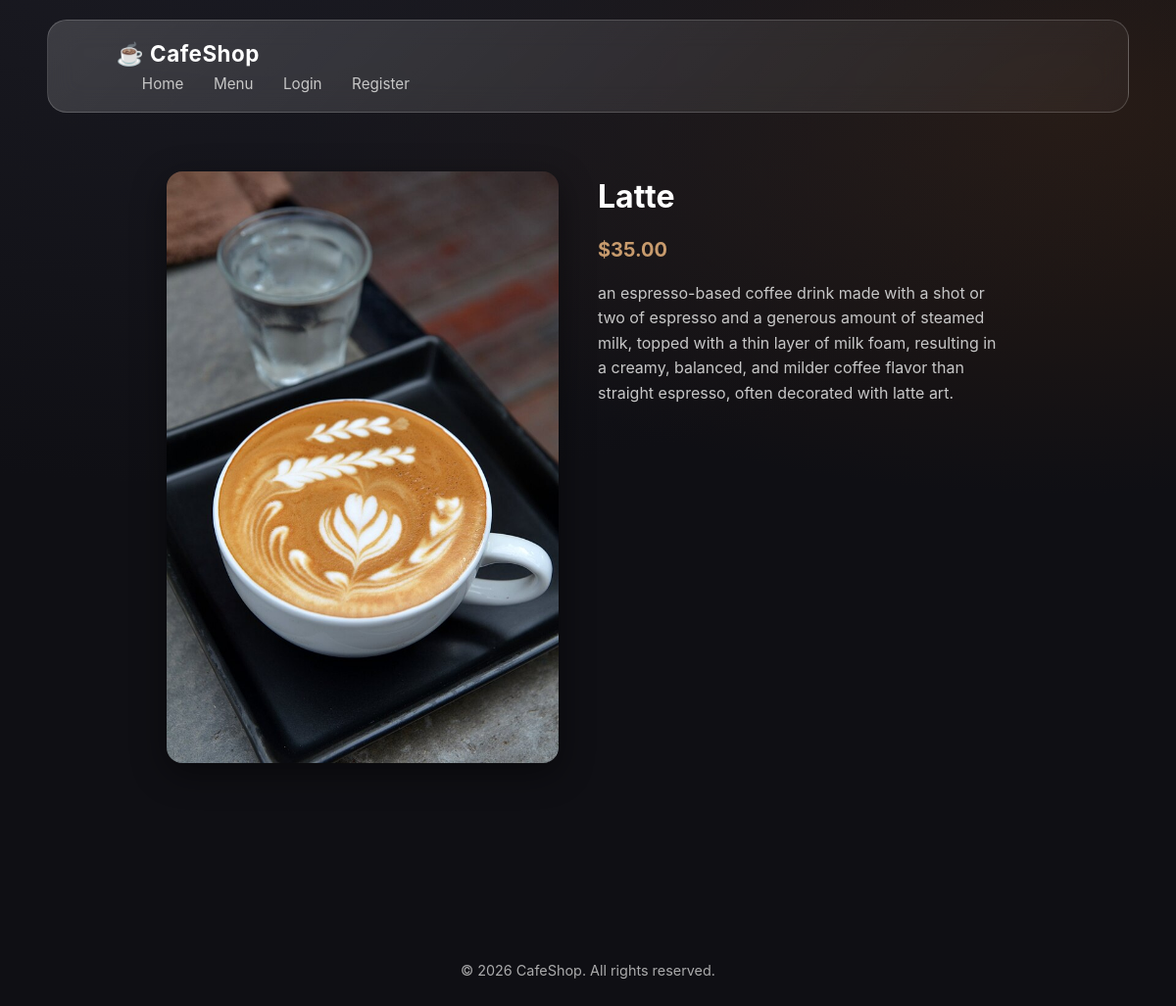
Page /details/3/ on the committed database.
### cafe/models.py (models this page shows, shortened)
class Coffee(models.Model):
    name = models.CharField(max_length=100)
    description = models.TextField()
    price = models.DecimalField(max_digits=5, decimal_places=2)
    image = models.ImageField(upload_to='coffees/')
    created_at = models.DateTimeField(auto_now_add=True)

### cafe/views.py (the view)
# urls.py: path("details/<int:id>/", views.details, name="details"),
def details(request, id):
    coffee = get_object_or_404(Coffee, id=id)
    return render(request, "cafe/details.html", {"coffee": coffee})

### cafe/templates/cafe/details.html
{% extends "cafe/base.html" %}
{% load static %}
{% block content %}
<section class="detail-page">
    <link rel="stylesheet" href="{% static 'cafe/details.css' %}">
    <div class="image-for-detail">
    <img src="{{ coffee.image.url }}" class="detail-img">
    </div>
    <div class="detail-info">
        <h1>{{ coffee.name }}</h1>
        <p class="price">${{ coffee.price }}</p>
        <p>{{ coffee.description }}</p>
    </div>
</section>
{% endblock %}

### cafe/static/cafe/main.css (style rules this page uses)
:root { --bg: #0f0f14; --surface: rgba(255, 255, 255, 0.08); --glass: rgba(255, 255, 255, 0.12); --border: rgba(255, 255, 255, 0.18); --primary: #c89b6d; --secondary: #6f4e37; --text-main: #f5f5f7; --text-muted: #b5b5bd; --radius-sm: 8px; --radius-md: 14px; --radius-lg: 22px; --blur: blur(18px); --transition: 0.35s cubic-bezier(.4,0,.2,1); --primary: #c89b6d; --secondary: #6f4e37; --bg-dark: #0f0f12; --bg-card: rgba(255,255,255,0.08); --text-main: #ffffff; --text-muted: #c7c7c7; --border: rgba(255,255,255,0.18); --radius-lg: 20px; --transition: all 0.45s ease; --blur: blur(14px); }
*, *::before, *::after { box-sizing: border-box; margin: 0; padding: 0; }
html { scroll-behavior: smooth; }
body { background: radial-gradient(1200px 600px at 20% -10%, #1b1b23, transparent), radial-gradient(800px 400px at 90% 10%, #2a1c14, transparent), var(--bg); color: var(--text-main); font-family: "Inter", system-ui, -apple-system, BlinkMacSystemFont, sans-serif; line-height: 1.6; min-height: 100vh; }
img { max-width: 100%; display: block; }
.price { font-weight: 700; color: var(--primary); margin-bottom: 18px; }

### cafe/static/cafe/details.css (style rules this page uses)
.detail-page { display: flex; flex-direction: column; align-items: center; gap: 24px; padding: 40px 20px; max-width: 900px; margin: 0 auto; }
.detail-page .image-for-detail { width: 100%; max-width: 350px; }
.detail-page .image-for-detail img.detail-img { width: 100%; height: auto; border-radius: 16px; box-shadow: 0 10px 35px rgba(0,0,0,0.45); object-fit: cover; transition: transform 0.3s ease, box-shadow 0.3s ease; }
.detail-page .detail-info { text-align: center; color: white; max-width: 600px; }
.detail-page .detail-info h1 { font-size: 2rem; margin-bottom: 12px; }
.detail-page .detail-info .price { font-size: 1.25rem; font-weight: 700; color: #c89b6d; margin-bottom: 16px; }
.detail-page .detail-info p { font-size: 1rem; color: #c7c7c7; line-height: 1.6; }
@media screen and (min-width: 768px) { .detail-page { flex-direction: row; align-items: flex-start; gap: 40px; } }
@media screen and (min-width: 768px) { .detail-page .image-for-detail { flex: 1; max-width: 400px; } }
@media screen and (min-width: 768px) { .detail-page .detail-info { flex: 1; text-align: left; } }

### rows in the picture
Coffee: image (picture), name "Latte", price "35.00", description "an espresso-based coffee drink made with a shot or two of espresso and a generous amount of steamed milk, topped with a thin layer of milk foam, resulting in a creamy, balanced, and milder coffee flavor than straight espresso, often decorated with latte art."
